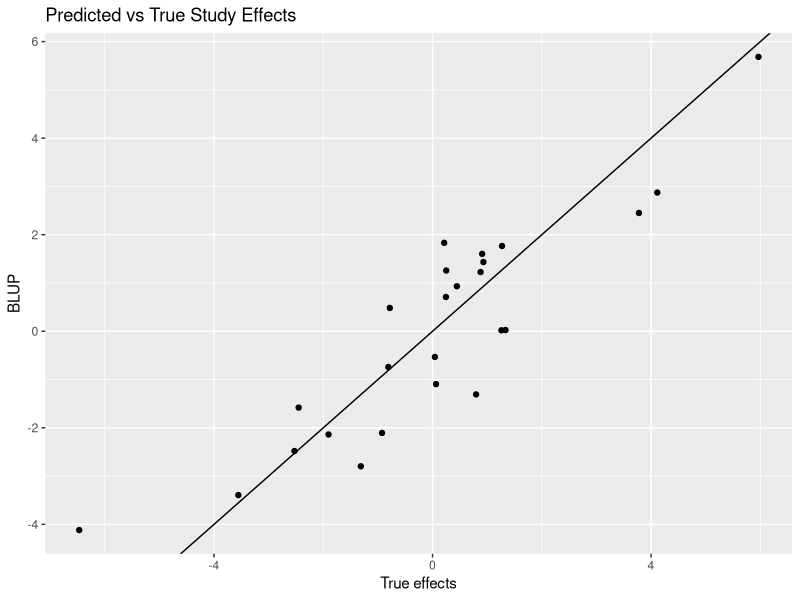
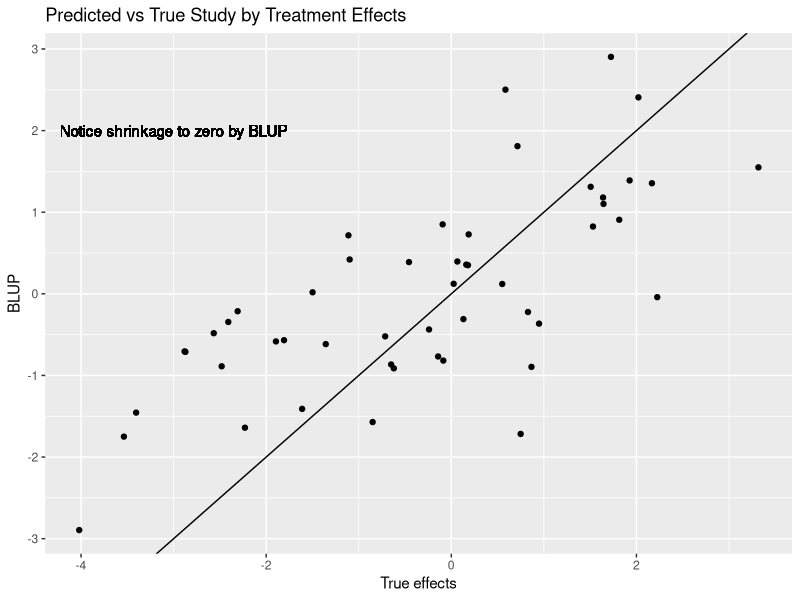
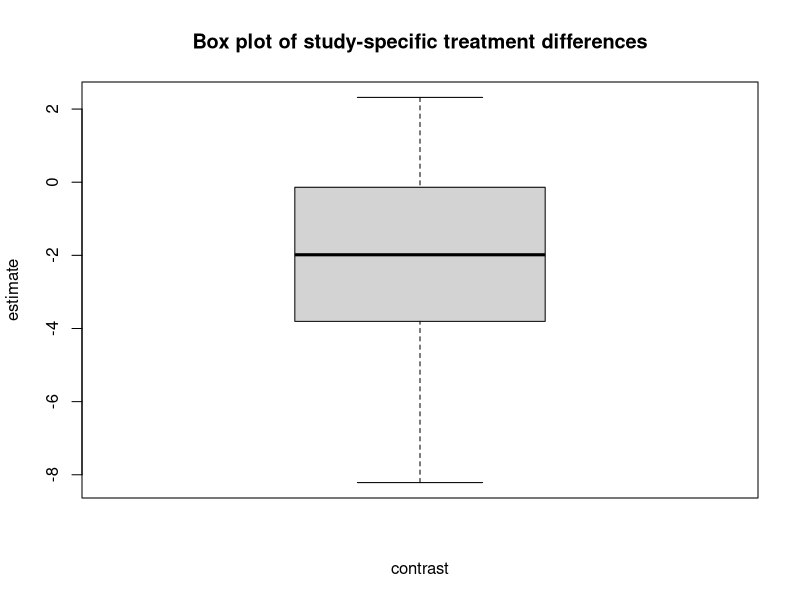

Generate these figures, in order, with R: (Note: this script raises an error after producing the figures.)
## ---- chunk 1
knitr::opts_chunk$set(echo = TRUE,root.dir="C:/Users/Robert J. Tempelman/OneDrive - Michigan State University/Tempelman/Meta_analysis/Simulation")
library(tidyverse,ggplot2)
rm(list=ls())
set.seed(50)  # set seed for reproducibility.
heterorun = TRUE  # you could set this to FALSE for smaller studies.
nStudy = 25  # Number of studies
ntrt = 2     # Number of treatments 
(nreps =sample(seq(40,60,2),nStudy,replace=TRUE)) 
# set default directory
## ---- chunk 2
getwd()  # Let's make sure you're in the right directory
##### THE FOLLOWING JUST SIMULATES SOME DATA BASED ON THE FOLLOWING SPECIFICATIONS   #####
##########################################################################################################
######################## BEGINNING OF SIMULATION #########################################################
##########################################################################################################

# we should all simulate exactly the same data if we use the same seed!!!

# Let's data from a number (nStudy) of studies, each being a completely randomized design involving two treatments.

#We'll set the variance components 

# In a 
sigmae = 5  # residual (within cow) variance
sigmacow = 5  # between-cow variance
sigmastudy = 5  # between-study variance
  # i.e., some studies are characterized by above/below average responses!
sigmastudytrt = 3  # study by trt interaction variance
  # i.e., non-zero sigmastudytrt: treatment differences may randomly differ because of differences in preparations.

cat("number of cows per treatment per study",sep="\n")
 # simulated different number of reps per Study varying anywhere from 40 60 in increments of 2.
# ok typically studies are not really this big but wanting to demonstrate how to estimate heterogeneous residual variances per treatment in a joint analysis
# (a Bayesian analysis would be far more suitable for this.).  Otherwise, we can delete that code.
overallmean = 40
trteffects = seq(-1,+1,length.out=ntrt)  # treatment effects relative to overall mean
(trtlabels = toupper(letters[1:ntrt]))

Studyeffects = rnorm(sd=sqrt(sigmastudy),nStudy)  # simulated study effects

studytrtint = vector(mode="list",length= nStudy)  # simulated study x treatment effects
for (Study in 1:nStudy){
  studytrtint[[Study]]=rnorm(sd = sqrt(sigmastudytrt),ntrt)
}

# save the true study by treatment effects for later.
study_trt = unlist(studytrtint)
Study_Trtlabels = expand.grid(trtlabels,1:nStudy)
Study_Trtlabels = paste0(Study_Trtlabels$Var1,':',Study_Trtlabels$Var2)
study_trt = data.frame(Study_Trtlabels,study_trt)

Study_data <- vector(mode="list",length=nStudy)  # we'll first save the data in this list, separate study for each element

for (Study in 1:nStudy) {
  Trt = rep(trtlabels,each=nreps[Study]) # get trt label assignments for each record
  Cow = seq(1:(ntrt*nreps[Study]))  # and cow labels for each record
  Trt_effects = rep(trteffects,each=nreps[Study])  #along with their effects
  Trt_Study_effects = rep(studytrtint[[Study]],each=nreps[Study]) # and the trt*study effects
  residuals = rnorm(sd = sqrt(sigmae+sigmacow),ntrt*nreps[Study]) # and finally the residuals
  FCM = round(overallmean + Trt_effects + Studyeffects[Study] + Trt_Study_effects + residuals,2)  # generate the record and round to 2nd decimal
  Study_data[[Study]] = data.frame(Study,Trt,Cow,FCM)  #store it.
}  

overallCRDdata = bind_rows(Study_data) %>% # the entire data set
    mutate(across(!starts_with('FCM'), as.factor))
cat("variable summary on meta-dataset",sep="\n")
str(overallCRDdata)
head(overallCRDdata)
write_csv(overallCRDdata,"overallCRDdata.csv")

##########################################################################################################
######################## END OF SIMULATION ###############################################################
##########################################################################################################
## ---- chunk 3
# Analysis of raw data

#IPD (Individual Performance Data)
# using raw data for data analyses
# assuming equal residual variances for each study

library(emmeans)  # library useful for computing treatment means and mean differences
emm_options(pbkrtest.limit = nrow(overallCRDdata))  # allows KR degrees of freedom for specified size of dataset (default = 3000)
  # naive analysis that ignores study effects

# Common effects analysis (Ignoring Study Heterogeneity!)
fixed_analysis = lm(FCM~Trt,data=overallCRDdata)  # Fit Trt as only factor
summary(fixed_analysis)
fixed_Trt= emmeans(fixed_analysis,"Trt")
(fixed_effects_means = summary(fixed_Trt))
(fixed_effects_diff = pairs(fixed_Trt))
## ---- chunk 4
library(lme4)  # mixed model procedure in R.
overall_analysis = lmer(FCM~Trt+(1|Study/Trt),data=overallCRDdata)  # Fit Trt as Fixed, Study and Study*Trt as random
summary(overall_analysis)
lsmeansraw_Trt= emmeans(overall_analysis,"Trt")
(overall_meansraw = summary(lsmeansraw_Trt))
(effectsize_raw = pairs(lsmeansraw_Trt))
## ---- chunk 5
# This is really not important but it might be need to see how the estimated (Predicted) study effects line up with the truth
# Estimated ("Predicted") Study Effects
BLUP_Studyeffects = coef(overall_analysis)$Study[,1]-mean(coef(overall_analysis)$Study[,1])  # need to subtract the mean to express relative to zero
trt = data.frame(Studyeffects,BLUP_Studyeffects)
# Plot Estimated ("Predicted") Study Effects vs True Study Effects
ggplot(data=trt,aes(x=Studyeffects ,y=BLUP_Studyeffects)) + geom_point() + geom_abline(intercept=0,slope=1) +
  ggtitle("Predicted vs True Study Effects") +
  xlab("True effects") + 
  ylab("BLUP")

## ---- chunk 6
# Let's do the same thing for the study by treatment effects
#Estimated study by treatment effects 
BLUP_study_trt = coef(overall_analysis)$`Trt:Study`[,1]-mean(coef(overall_analysis)$`Trt:Study`[,1]) # need to subtract the mean to express relative to zero
BLUP_study_trt = data.frame(rownames(coef(overall_analysis)$`Trt:Study`),BLUP_study_trt)
colnames(BLUP_study_trt) = c("Study_Trtlabels","BLUP_study_trt")
study_trt = study_trt %>%
   left_join(BLUP_study_trt,by=c("Study_Trtlabels"))
# Plot Estimated ("Predicted") Study by Treatment Effects vs True Study by Treatment Effects
ggplot(study_trt,aes(x=study_trt ,y=BLUP_study_trt)) + geom_point() + geom_abline(intercept=0,slope=1) +
  ggtitle("Predicted vs True Study by Treatment Effects") +
  xlab("True effects") + 
  ylab("BLUP") +
  geom_text(x=-3, y=2, label="Notice shrinkage to zero by BLUP")

## ---- chunk 7
if(heterorun) {
library(nlme)
# modeling heterogeneous residual variances across Studies and including random effects of Study and Treatment by Study
##  THIS MIGHT BE CONSIDERED THE REFERENCE ANALYSIS AGAINST A META-ANALYSIS ONLY USING SUMMARY STATISTICS IF INDIVIDUAL COW DATA WAS READILY AVAILABLE AND RESIDUAL VARIABILITY WAS TRULY HETEROGENEOUS ACROSS STUDIES
##  HOWEVER THIS MIGHT NOT TYPICALLY CONVERGE IF INDIVIDUAL STUDIES ARE "SMALL"
### FURTHERMORE, IF OTHER VARIANCE COMPONENTS ARE TRULY HETEROGENEOUS ACROSS STUDIES, THEN THIS IS REALLY NOT THE RIGHT REFERENCE ANALYSIS
### WOULD NEED A BAYESIAN APPROACH TO MODEL HETEROGENEOUS VARIANCE COMPONENTS ACROSS STUDIES BUT BEYOND SCOPE OF THIS WORKSHOP.
hetero.lme <- lme(FCM ~ Trt , data=overallCRDdata, random = ~ 1|Study/Trt, weights=varIdent(form = ~ 1 | Study),method="REML")  # this will not always converge
summary(hetero.lme)  
lsmeansraw_Trt_hetero= emmeans(hetero.lme,"Trt")
(overall_meansraw_hetero = summary(lsmeansraw_Trt_hetero))


# doesn't seem to be a big difference between the two (hetero versus homogeneous residual variances)
(effectsize_raw_hetero  = pairs(lsmeansraw_Trt_hetero))
effectsize_raw
}

## ---- chunk 8
 #need to create some functions first.
# need to create a separate function for model
separate_model = function(df) {
  lm(FCM~Trt,data=df)
}

# function to save the mean trt difference for each Study
contrast = function(model) {
  lsmeans_Trt= emmeans(model,"Trt")
  effectsize = pairs(lsmeans_Trt)
  effectsize = as.data.frame(summary(effectsize))
  return(effectsize)
}

# function to save the trt means for each Study
lsmeans = function(model) {
  lsmeans_Trt= emmeans(model,"Trt")
  means = summary(lsmeans_Trt)
  return(means)
}

## ---- chunk 9
Study1_analysis = lm(FCM~Trt,data=filter(overallCRDdata,Study==1))
joint_tests(Study1_analysis)
summary(Study1_analysis)
lsmeans(Study1_analysis)
contrast(Study1_analysis)

## ---- chunk 10
Study_specific_contrasts = overallCRDdata %>%
  group_by(Study) %>%
  nest() %>%
  mutate(model = map(data,separate_model)) %>%
  mutate(effectsize = map(model,contrast)) %>%
  mutate(nrec = as.numeric(map(data,nrow))) %>% 
  unnest(effectsize)    %>%
  dplyr::select(-c(data,model)) %>%
  mutate(weight = (1/SE)^2) %>%  # What i use in the mixed model
  mutate(sampvar = SE^2)         # What the r package metafor needs

head(Study_specific_contrasts)
## ---- chunk 11
# this might not be too helpful to look at if there is a lot of differences in standard errors between studies.
boxplot(estimate~contrast,main="Box plot of study-specific treatment differences",data=Study_specific_contrasts)
# let's just consider the A-B contrast for now
Study_specific_contrastsAB = filter(Study_specific_contrasts,contrast=='A - B')
## ---- chunk 12
weighted.mean(Study_specific_contrastsAB$estimate,Study_specific_contrastsAB$weight)
(stderr = (sum(Study_specific_contrastsAB$weight))^(-1/2))
## ---- chunk 13
# glmmTMB is used because it allows one to fix the residual variance to 1 (just a "trick" to allow proper weightings by 1/SE^2 which already reflect residual var!)
library(glmmTMB)
# overall mean model
FM_1meta <- glmmTMB(estimate ~ 1 ,
                weights = weight,
                family = gaussian,
                REML=TRUE,
                data = Study_specific_contrastsAB,
                start = list(betad = log(1)),  # fix residual variance = 1
                map = list(betad = factor(NA))
)
summary(FM_1meta)
## ---- chunk 14
library(metafor)
(res_EE = rma.uni(yi=estimate,vi=sampvar,data=Study_specific_contrastsAB,method="EE"))  # common effects
forest(res_EE)
## ---- chunk 15

library(glmmTMB)
# random effects model
RM_1meta <- glmmTMB(estimate ~ 1 + (1|Study),  
              weights = weight,
              family = gaussian,
              REML=TRUE,
              data = Study_specific_contrastsAB,
              start = list(betad = log(1)),  # fix residual variance = 1
              map = list(betad = factor(NA))
)
summary(RM_1meta)

## ---- chunk 16
vc = VarCorr(RM_1meta)  # variance components
print(vc,comp=("Variance"))

## ---- chunk 17
(res_REML = rma.uni(yi=estimate,vi=sampvar,data=Study_specific_contrastsAB,method="REML"))  # default
forest(res_REML)
## ---- chunk 18

# mixed model
anova(res_EE,res_REML)  # likelihood ratio test to test for differences in heterogeneity.

# metafor has it built in too
anova(FM_1meta,RM_1meta)  # this works too.

## ---- chunk 19
# confirming the metafor CI on the effect size using the mixed model analysis.
Studyvar = c(((VarCorr(RM_1meta))["cond"]$cond$Study))
overallest = coef(summary(RM_1meta))$cond
cat("Confidence Interval",sep="\n")
(LCL = overallest[1,"Estimate"]- 1.96*overallest[1,"Std. Error"])
(UCL = overallest[1,"Estimate"]+ 1.96*overallest[1,"Std. Error"])

# Prediction intervals
# useful for determining uncertainty for  a future experiment.
cat("Prediction Interval",sep="\n")
(LPL = overallest[1,"Estimate"]- 1.96*sqrt(overallest[1,"Std. Error"]^2 + Studyvar))
(UPL = overallest[1,"Estimate"]+ 1.96*sqrt(overallest[1,"Std. Error"]^2 + Studyvar))

## ---- chunk 20
# Suppose you have study specific means instead
# often referred to as "arm-based" (rather than contrast-based) analysis.

# We'll also save the Study_specific means in a different file.
# Their differences should correspond to the study-specific contrasts in the above file.
Study_specific_means = overallCRDdata %>%
  group_by(Study) %>%
  nest() %>%
  mutate(model = map(data,separate_model)) %>%
  mutate(lsmeans = map(model,lsmeans)) %>%
  mutate(nrec = as.numeric(map(data,nrow))) %>% 
  unnest(lsmeans)    %>%
  dplyr::select(-c(data,model,lower.CL,upper.CL)) %>%
  mutate(weights = (1/SE^2),sampvar = SE^2)

head(Study_specific_means)

boxplot(emmean~Trt,data=Study_specific_means,main="Study-specific treatment means")
## ---- chunk 21
# this is what many animal scientists seem to be doing.
RM_0arm <- glmmTMB(emmean ~ Trt + (1|Study),
                     weights = (1/SE^2),
                     family = gaussian,
                     REML=TRUE,
                     data = Study_specific_means,
                     start = list(betad = log(1)),  # fix residual variance = 1
                     map = list(betad = factor(NA))
)
summary(RM_0arm)
lsmeans_R0_Trt= emmeans(RM_0arm,"Trt")
summary(lsmeans_R0_Trt)
(effectsize_R0_Trt = pairs(lsmeans_R0_Trt))
# this standard error is typically underreported...compare it to what we observed from analyzing the raw data!!
cat("Compare this to inferences from analyzing the raw data",sep="\n")
effectsize_raw
## ---- chunk 22
# you need to model random inconsistency as well!   
# (this is model R1 in Madden et al. (2016))
RM_1arm <- glmmTMB(emmean ~ Trt + (1|Study/Trt),
                weights = (1/SE^2),
                family = gaussian,
                REML=TRUE,
                data = Study_specific_means,
                start = list(betad = log(1)),  # fix residual variance = 1
                map = list(betad = factor(NA))
)
# (this is also model R1 in Madden et al. (2016))
summary(RM_1arm) 
lsmeans_R1_Trt= emmeans(RM_1arm,"Trt")
summary(lsmeans_R1_Trt)
(effectsize_R1_Trt = pairs(lsmeans_R1_Trt))
cat("Compare this to inferences from analyzing the raw data",sep="\n")
effectsize_raw
## ---- chunk 23
# The following is an alternative based on separate variances for each treatment
# Model R3 in Madden et al. 2016...specifies study variances to be different for each treatment (UN= unstructured)
RM_3arm <- glmmTMB(emmean ~ Trt + (Trt-1|Study),
                     weights = (1/SE^2),
                     family = gaussian,
                     REML=TRUE,
                     data = Study_specific_means,
                     start = list(betad = log(1)),  # fix residual variance = 1
                     map = list(betad = factor(NA))
)
summary(RM_3arm)
lsmeans_R3_Trt= emmeans(RM_3arm,"Trt")
summary(lsmeans_R3_Trt)
(effectsize_R3_Trt = pairs(lsmeans_R3_Trt))
## ---- chunk 24
# The following is an alternative based on separate variances for each treatment
# Model R3 in Madden et al. 2016...specifies study variances to be different for each treatment (UN= unstructured)
RM_wrong<- glmmTMB(emmean ~ Trt + (1|Study),
                     weights = (1/SE^2),
                     family = gaussian,
                     REML=TRUE,
                     data = Study_specific_means
)
summary(RM_wrong)
emmeans(RM_wrong,"Trt")
summary(emmeans(RM_wrong,"Trt"))
(effectsize_R3_Trt = pairs(emmeans(RM_wrong,"Trt")))
cat("Compare this to inferences from analyzing the raw data",sep="\n")
effectsize_raw
## ---- chunk 25
#Need to use the multivariate option of metafor!!
library(metafor)
# incomplete accounting for heterogeneity -> does not model random inconsistency!
(res.mv0a <- rma.mv(emmean, sampvar, mods = ~ Trt , random = ~ 1|Study,  data=Study_specific_means)) 
# for inferences on contrasts
(res.mv0b <- rma.mv(emmean, sampvar, mods = ~ Trt -1 , random = ~ 1|Study,  data=Study_specific_means)) 
# for inferences on means

# this is equivalent to modeling Study and Study*Trt as independent random effects (as in RM_means1) 
#Model R1 in Madden et al. (2016) which is equivalent to compound symmetry
(res.mv1a <- rma.mv(emmean, sampvar, mods = ~ Trt , random = ~ Trt | Study, struct="CS", data=Study_specific_means))  
# for inferences on contrasts
(res.mv1b <- rma.mv(emmean, sampvar, mods = ~ Trt -1 , random = ~ Trt | Study, struct="CS", data=Study_specific_means)) 
# for inferences on means

#Model R2 in Madden et al. (2016)  # Heterogeneous compound symmetry
(res.mv2a <- rma.mv(emmean, sampvar, mods = ~ Trt  , random = ~ Trt | Study, struct="HCS", data=Study_specific_means)) 
# for inferences on contrasts
(res.mv2b <- rma.mv(emmean, sampvar, mods = ~ Trt -1 , random = ~ Trt | Study, struct="HCS", data=Study_specific_means)) 
# for inferences on means

# Model R3 in Madden et al. (2016)  # Unstructured
(res.mv3a <- rma.mv(emmean, sampvar, mods = ~ Trt , random = ~ Trt | Study, struct="UN", data=Study_specific_means)) 
# for inferences on contrasts
(res.mv4b <- rma.mv(emmean, sampvar, mods = ~ Trt -1 , random = ~ Trt | Study, struct="UN", data=Study_specific_means)) 
# for inferences on means

## ---- chunk 26
anova(RM_0arm,RM_1arm,RM_3arm) # using mixed model
anova(res.mv1a,res.mv3a)
## ---- chunk 27
Study_specific_SEM = Study_specific_means %>% 
   filter(Trt =='A' | Trt=='B')%>%
   group_by(Study) %>%
   summarize(SEM=mean(SE))

Study_specific_SED = Study_specific_contrastsAB %>% 
   group_by(Study) %>%
   summarize(SED=mean(SE))

SEM_SED_compare = Study_specific_SEM %>%
    left_join(Study_specific_SED,by="Study") %>%
    mutate(SEM_SED_ratio = SEM/SED)

head(SEM_SED_compare)
